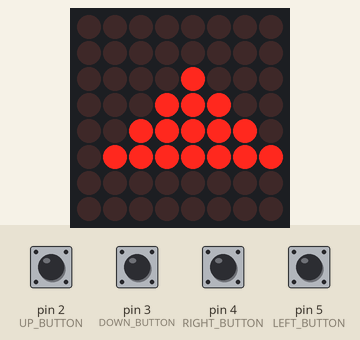
The sketch below on a simulated Arduino Uno, built with avr-gcc and run on an emulated ATmega328P. Parts: 8×8 LED matrix. The test bench sets the inputs (shaded band); at power-on: pin 2 (UP_BUTTON), pin 3 (DOWN_BUTTON), pin 4 (RIGHT_BUTTON), pin 5 (LEFT_BUTTON) HIGH. Random numbers use the default seed unless the sketch sets one.

Above: at 0.8 s.
0.9 s: pin 2 (UP_BUTTON) pulled LOW for 0.15 s
At 1.2 s:
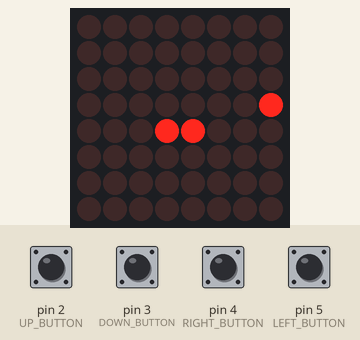
3.4 s: pin 4 (RIGHT_BUTTON) pulled LOW for 0.15 s
At 4.21 s:
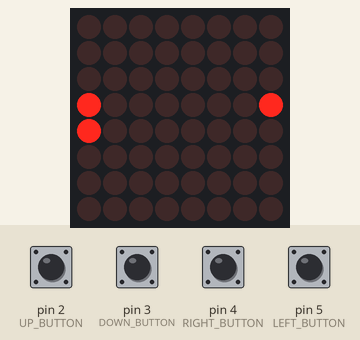
6.1 s: pin 3 (DOWN_BUTTON) pulled LOW for 0.15 s
At 6.91 s:
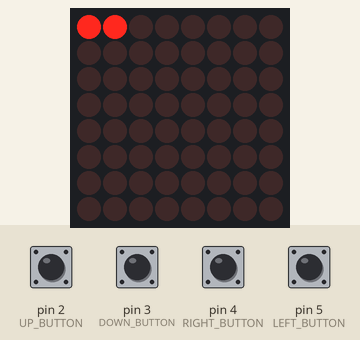
8.5 s: pin 5 (LEFT_BUTTON) pulled LOW for 0.15 s
At 9.02 s:
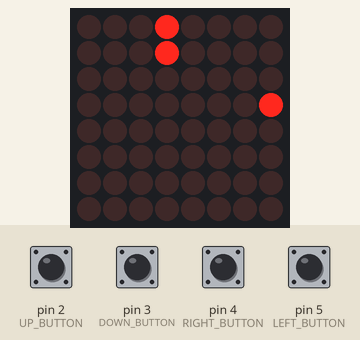
10.9 s: pin 3 (DOWN_BUTTON) pulled LOW for 1 s
At 11.72 s:
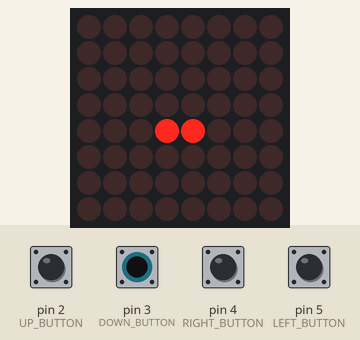
14.2 s: pin 4 (RIGHT_BUTTON) pulled LOW for 1 s
At 15.03 s:
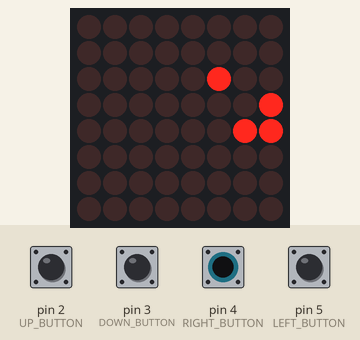
Timing chart, 0 to 17.2 s (numbered marks = the images above; inputs shaded):
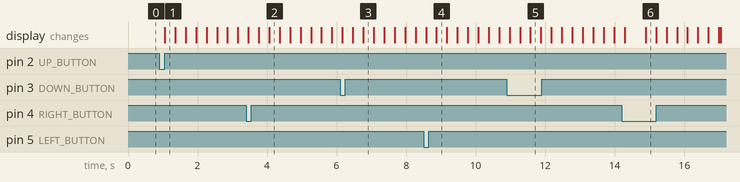

The sketch:

snake_game.ino
```cpp
#include <LedControl.h>

// =====================================================
// MAX7219
// =====================================================

const int DIN_PIN = 11;
const int CLK_PIN = 13;
const int CS_PIN  = 10;

LedControl matrix(DIN_PIN, CLK_PIN, CS_PIN, 1);


// =====================================================
// BUTTONS
// =====================================================

const int UP_BUTTON    = 2;
const int DOWN_BUTTON  = 3;
const int RIGHT_BUTTON = 4;
const int LEFT_BUTTON  = 5;


// =====================================================
// BOARD
// =====================================================

const int WIDTH = 8;
const int HEIGHT = 8;
const int MAX_LENGTH = 64;


// =====================================================
// SNAKE
// =====================================================

int snakeX[MAX_LENGTH];
int snakeY[MAX_LENGTH];

int snakeLength;

int foodX;
int foodY;


// =====================================================
// DIRECTIONS
// =====================================================

enum Direction {
  UP,
  DOWN,
  LEFT,
  RIGHT
};

Direction direction;
Direction nextDirection;


// =====================================================
// SPEED
// =====================================================

unsigned long lastMove = 0;

int moveDelay = 700;

const int MIN_SPEED = 300;
const int SPEED_INCREASE = 30;


// =====================================================
// FOOD BLINK
// =====================================================

unsigned long lastBlink = 0;

bool foodVisible = true;

const unsigned long blinkDelay = 300;


// =====================================================
// MIRROR
// =====================================================

const bool MIRROR_X = true;


// =====================================================
// DRAW PIXEL
// =====================================================

void drawPixel(int x, int y, bool state) {

  int displayX = x;

  if (MIRROR_X) {
    displayX = 7 - x;
  }

  matrix.setLed(0, y, displayX, state);
}


// =====================================================
// CLEAR MATRIX
// =====================================================

void clearMatrix() {
  matrix.clearDisplay(0);
}


// =====================================================
// START SCREEN - SHARP TRIANGLE ▼
// =====================================================

void showStart() {

  clearMatrix();

  /*
       █
      ███
     █████
    ███████

       ▼

  חד ושפיצי
  */

  bool play[4][7] = {

    {0, 0, 0, 1, 0, 0, 0},

    {0, 0, 1, 1, 1, 0, 0},

    {0, 1, 1, 1, 1, 1, 0},

    {1, 1, 1, 1, 1, 1, 1}

  };


  // ממורכז על מטריצת 8x8
  for (int y = 0; y < 4; y++) {

    for (int x = 0; x < 7; x++) {

      if (play[y][x]) {

        int displayX = x;
        int displayY = y + 2;

        if (MIRROR_X) {
          displayX = 7 - displayX;
        }

        matrix.setLed(
          0,
          displayY,
          displayX,
          true
        );
      }
    }
  }
}


// =====================================================
// WAIT FOR START
// =====================================================

Direction waitForStart() {

  showStart();

  while (true) {

    // UP → RIGHT
    if (digitalRead(UP_BUTTON) == LOW) {

      while (digitalRead(UP_BUTTON) == LOW) {
        delay(10);
      }

      return RIGHT;
    }


    // DOWN → LEFT
    if (digitalRead(DOWN_BUTTON) == LOW) {

      while (digitalRead(DOWN_BUTTON) == LOW) {
        delay(10);
      }

      return LEFT;
    }


    // RIGHT → UP
    if (digitalRead(RIGHT_BUTTON) == LOW) {

      while (digitalRead(RIGHT_BUTTON) == LOW) {
        delay(10);
      }

      return UP;
    }


    // LEFT → DOWN
    if (digitalRead(LEFT_BUTTON) == LOW) {

      while (digitalRead(LEFT_BUTTON) == LOW) {
        delay(10);
      }

      return DOWN;
    }

    delay(10);
  }
}


// =====================================================
// CREATE FOOD
// =====================================================

void createFood() {

  bool valid = false;

  while (!valid) {

    foodX = random(0, WIDTH);
    foodY = random(0, HEIGHT);

    valid = true;

    for (int i = 0; i < snakeLength; i++) {

      if (snakeX[i] == foodX &&
          snakeY[i] == foodY) {

        valid = false;
        break;
      }
    }
  }

  foodVisible = true;
}


// =====================================================
// NEW GAME
// =====================================================

void newGame(Direction startDirection) {

  snakeLength = 2;

  // התחלה במרכז
  snakeX[0] = 4;
  snakeY[0] = 4;

  snakeX[1] = 3;
  snakeY[1] = 4;

  direction = startDirection;
  nextDirection = startDirection;

  moveDelay = 700;

  createFood();

  lastMove = millis();
  lastBlink = millis();
}


// =====================================================
// READ BUTTONS
// =====================================================

void readButtons() {

  // UP → RIGHT
  if (digitalRead(UP_BUTTON) == LOW) {

    if (direction != LEFT) {
      nextDirection = RIGHT;
    }
  }


  // DOWN → LEFT
  if (digitalRead(DOWN_BUTTON) == LOW) {

    if (direction != RIGHT) {
      nextDirection = LEFT;
    }
  }


  // RIGHT → UP
  if (digitalRead(RIGHT_BUTTON) == LOW) {

    if (direction != DOWN) {
      nextDirection = UP;
    }
  }


  // LEFT → DOWN
  if (digitalRead(LEFT_BUTTON) == LOW) {

    if (direction != UP) {
      nextDirection = DOWN;
    }
  }
}


// =====================================================
// CHECK SNAKE COLLISION
// =====================================================

bool hitsSnake(int x, int y) {

  for (int i = 0; i < snakeLength; i++) {

    if (snakeX[i] == x &&
        snakeY[i] == y) {

      return true;
    }
  }

  return false;
}


// =====================================================
// MOVE SNAKE
// =====================================================

bool moveSnake() {

  direction = nextDirection;

  int newX = snakeX[0];
  int newY = snakeY[0];


  if (direction == UP) {
    newY--;
  }

  if (direction == DOWN) {
    newY++;
  }

  if (direction == RIGHT) {
    newX++;
  }

  if (direction == LEFT) {
    newX--;
  }


  // פגיעה בקיר
  if (newX < 0 ||
      newX >= WIDTH ||
      newY < 0 ||
      newY >= HEIGHT) {

    return false;
  }


  // פגיעה בגוף
  if (hitsSnake(newX, newY)) {

    return false;
  }


  // האם נאכל האוכל?
  bool ateFood =
    (newX == foodX &&
     newY == foodY);


  // גדילת הנחש
  if (ateFood &&
      snakeLength < MAX_LENGTH) {

    snakeLength++;
  }


  // הזזת הגוף
  for (int i = snakeLength - 1; i > 0; i--) {

    snakeX[i] = snakeX[i - 1];
    snakeY[i] = snakeY[i - 1];
  }


  // הזזת הראש
  snakeX[0] = newX;
  snakeY[0] = newY;


  // אוכל חדש והאצה
  if (ateFood) {

    createFood();

    if (moveDelay > MIN_SPEED) {

      moveDelay -= SPEED_INCREASE;

      if (moveDelay < MIN_SPEED) {
        moveDelay = MIN_SPEED;
      }
    }
  }

  return true;
}


// =====================================================
// DRAW GAME
// =====================================================

void drawGame() {

  clearMatrix();

  // ציור הנחש
  for (int i = 0; i < snakeLength; i++) {

    drawPixel(
      snakeX[i],
      snakeY[i],
      true
    );
  }


  // ציור האוכל
  if (foodVisible) {

    drawPixel(
      foodX,
      foodY,
      true
    );
  }
}


// =====================================================
// GAME OVER
// =====================================================

void gameOverAnimation() {

  clearMatrix();

  // X
  for (int i = 0; i < 8; i++) {

    drawPixel(i, i, true);

    drawPixel(
      7 - i,
      i,
      true
    );
  }

  delay(1000);

  clearMatrix();

  delay(500);
}


// =====================================================
// SETUP
// =====================================================

void setup() {

  matrix.shutdown(0, false);

  matrix.setIntensity(0, 5);

  matrix.clearDisplay(0);


  // הגדרת הכפתורים
  pinMode(UP_BUTTON, INPUT_PULLUP);
  pinMode(DOWN_BUTTON, INPUT_PULLUP);
  pinMode(RIGHT_BUTTON, INPUT_PULLUP);
  pinMode(LEFT_BUTTON, INPUT_PULLUP);


  // יצירת מספר אקראי
  randomSeed(analogRead(A0));


  // מסך פתיחה
  Direction startDirection = waitForStart();


  // התחלת המשחק
  newGame(startDirection);
}


// =====================================================
// LOOP
// =====================================================

void loop() {

  unsigned long now = millis();


  // קריאת כפתורים
  readButtons();


  // הבהוב האוכל
  if (now - lastBlink >= blinkDelay) {

    lastBlink = now;

    foodVisible = !foodVisible;
  }


  // תנועת הנחש
  if (now - lastMove >= moveDelay) {

    lastMove = now;

    bool alive = moveSnake();


    // GAME OVER
    if (!alive) {

      gameOverAnimation();


      // חזרה למסך Play
      Direction startDirection =
        waitForStart();


      // משחק חדש
      newGame(startDirection);

      return;
    }
  }


  // ציור המשחק
  drawGame();
}
```

Measured:
- after the input at 0.9 s, the display: changes after 0.16 s (image 1)
